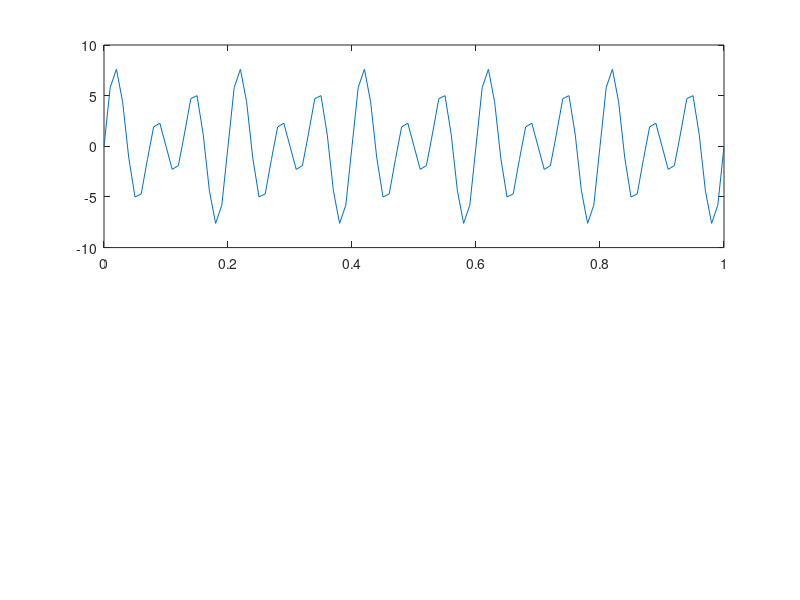

The MATLAB source for this figure: (Note: this script raises an error after producing the figure.)


N = 100;
fs = 100;
t = [0:1/fs:N*(1/fs)];
a =  3*sin(2*10*pi*t) + 5*sin(2*15*pi*t);
subplot(2,1,1);
plot(t,a);
[ freqest, valef, valmed, freqs, ssps ] = signalinfo(a, fs);

disp(valef);
disp(valmed);
disp(freqest);

subplot(2,1,2);
plot(freqs, ssps,'.-');

figure
plot(freqs, 20*log10(ssps),'.-');


%% 

N = 100;
fs = 100;
t = [0:1/fs:N*(1/fs)];
a =  3*sin(2*10*pi*t);
b =  3*sin(2*10*pi*t + pi/2);

phasefinder(a,b,10, fs)